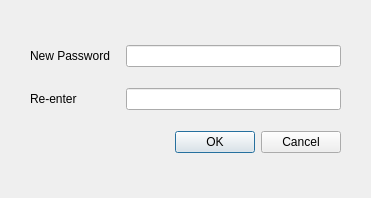
<?xml version="1.0" encoding="UTF-8"?>
<ui version="4.0">
 <class>ChangePasswordDialog</class>
 <widget class="QDialog" name="ChangePasswordDialog">
  <property name="geometry">
   <rect>
    <x>0</x>
    <y>0</y>
    <width>371</width>
    <height>198</height>
   </rect>
  </property>
  <property name="windowTitle">
   <string>Change Password</string>
  </property>
  <layout class="QGridLayout" name="gridLayout">
   <property name="leftMargin">
    <number>30</number>
   </property>
   <property name="topMargin">
    <number>30</number>
   </property>
   <property name="rightMargin">
    <number>30</number>
   </property>
   <property name="bottomMargin">
    <number>30</number>
   </property>
   <item row="0" column="0">
    <widget class="QLabel" name="labelNewPassword">
     <property name="sizePolicy">
      <sizepolicy hsizetype="Fixed" vsizetype="Fixed">
       <horstretch>0</horstretch>
       <verstretch>0</verstretch>
      </sizepolicy>
     </property>
     <property name="minimumSize">
      <size>
       <width>90</width>
       <height>0</height>
      </size>
     </property>
     <property name="text">
      <string>New Password</string>
     </property>
     <property name="buddy">
      <cstring>lineEditNewPassword</cstring>
     </property>
    </widget>
   </item>
   <item row="0" column="1">
    <widget class="QLineEdit" name="lineEditNewPassword">
     <property name="inputMethodHints">
      <set>Qt::ImhHiddenText|Qt::ImhNoAutoUppercase|Qt::ImhNoPredictiveText|Qt::ImhSensitiveData</set>
     </property>
     <property name="inputMask">
      <string/>
     </property>
     <property name="text">
      <string/>
     </property>
     <property name="echoMode">
      <enum>QLineEdit::Password</enum>
     </property>
    </widget>
   </item>
   <item row="1" column="0">
    <widget class="QLabel" name="labelReEnter">
     <property name="sizePolicy">
      <sizepolicy hsizetype="Fixed" vsizetype="Fixed">
       <horstretch>0</horstretch>
       <verstretch>0</verstretch>
      </sizepolicy>
     </property>
     <property name="minimumSize">
      <size>
       <width>90</width>
       <height>0</height>
      </size>
     </property>
     <property name="text">
      <string>Re-enter</string>
     </property>
     <property name="buddy">
      <cstring>lineEditReEnter</cstring>
     </property>
    </widget>
   </item>
   <item row="1" column="1">
    <widget class="QLineEdit" name="lineEditReEnter">
     <property name="echoMode">
      <enum>QLineEdit::Password</enum>
     </property>
    </widget>
   </item>
   <item row="2" column="0" colspan="2">
    <widget class="QDialogButtonBox" name="buttonBox">
     <property name="orientation">
      <enum>Qt::Horizontal</enum>
     </property>
     <property name="standardButtons">
      <set>QDialogButtonBox::Cancel|QDialogButtonBox::Ok</set>
     </property>
    </widget>
   </item>
  </layout>
 </widget>
 <resources/>
 <connections>
  <connection>
   <sender>buttonBox</sender>
   <signal>rejected()</signal>
   <receiver>ChangePasswordDialog</receiver>
   <slot>reject()</slot>
   <hints>
    <hint type="sourcelabel">
     <x>316</x>
     <y>260</y>
    </hint>
    <hint type="destinationlabel">
     <x>286</x>
     <y>274</y>
    </hint>
   </hints>
  </connection>
  <connection>
   <sender>buttonBox</sender>
   <signal>accepted()</signal>
   <receiver>ChangePasswordDialog</receiver>
   <slot>accept()</slot>
   <hints>
    <hint type="sourcelabel">
     <x>185</x>
     <y>175</y>
    </hint>
    <hint type="destinationlabel">
     <x>185</x>
     <y>115</y>
    </hint>
   </hints>
  </connection>
 </connections>
</ui>
